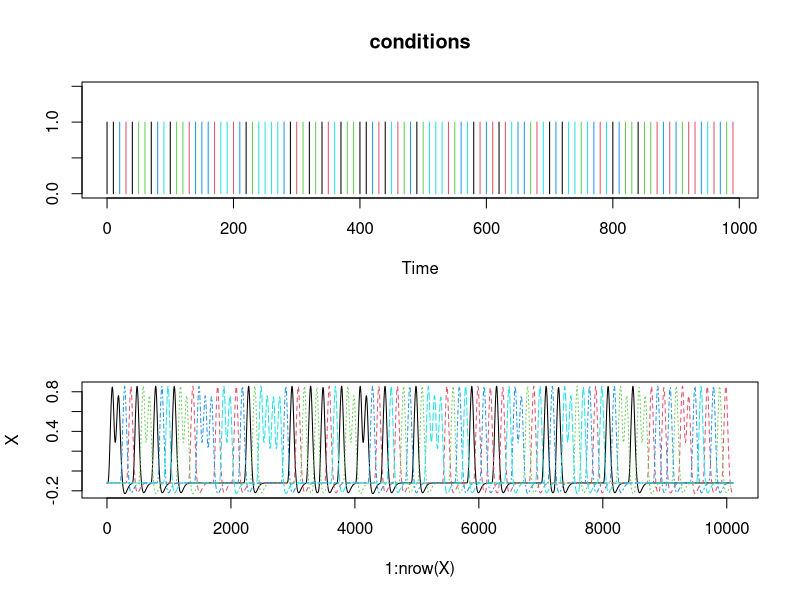
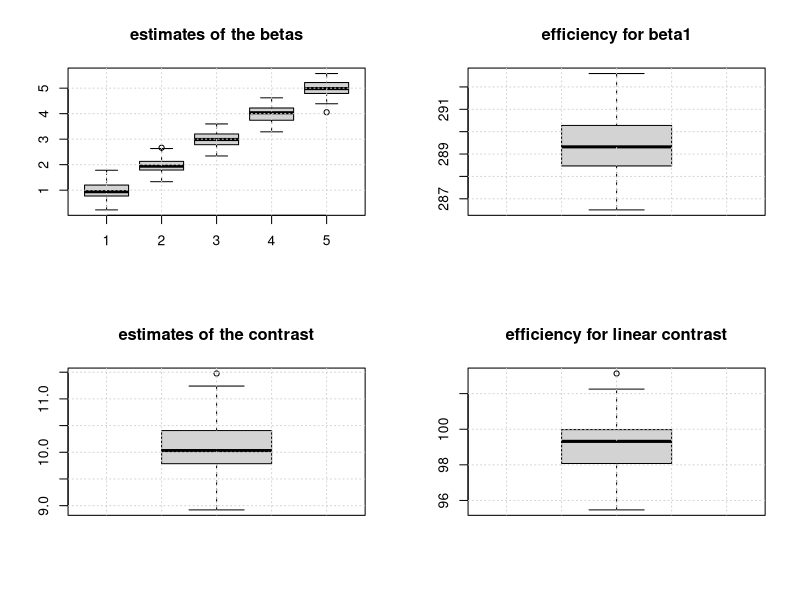
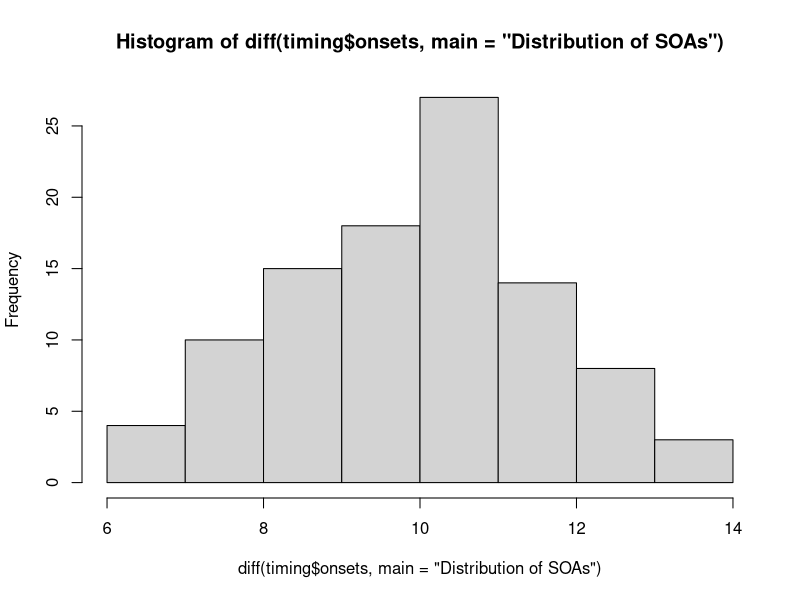
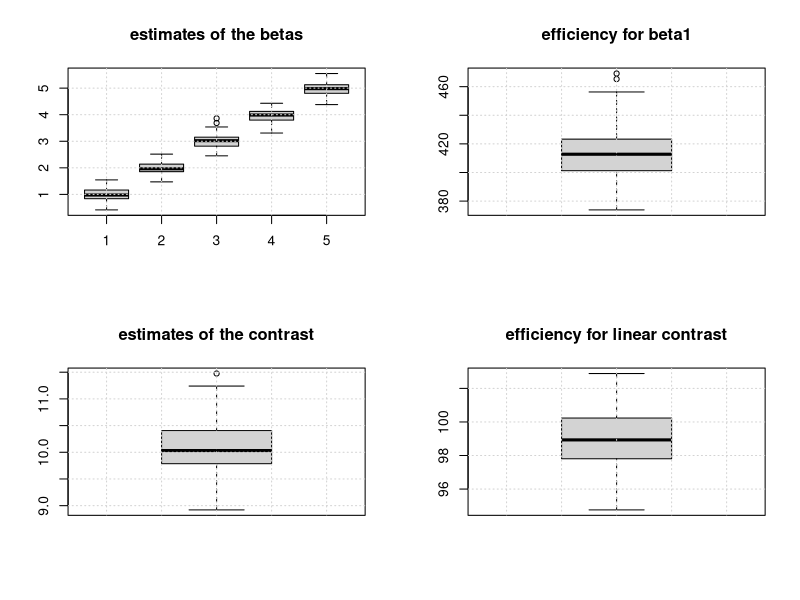
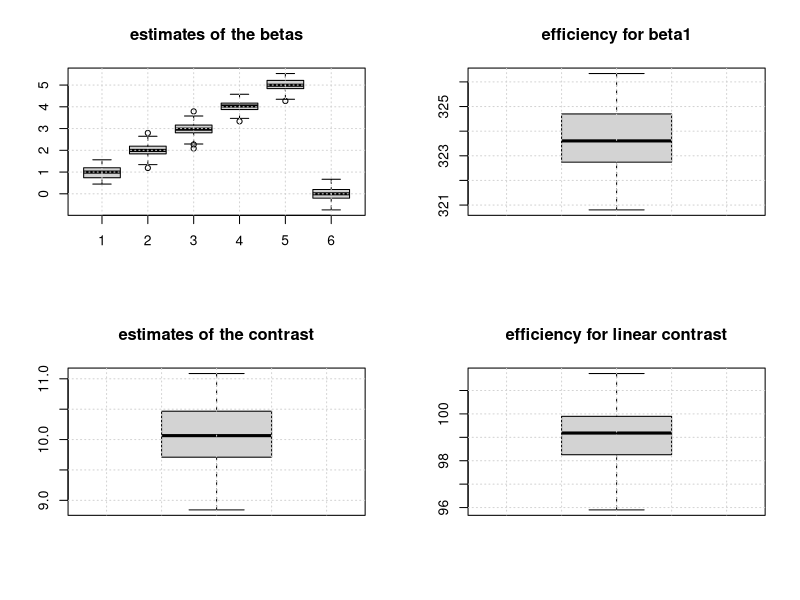
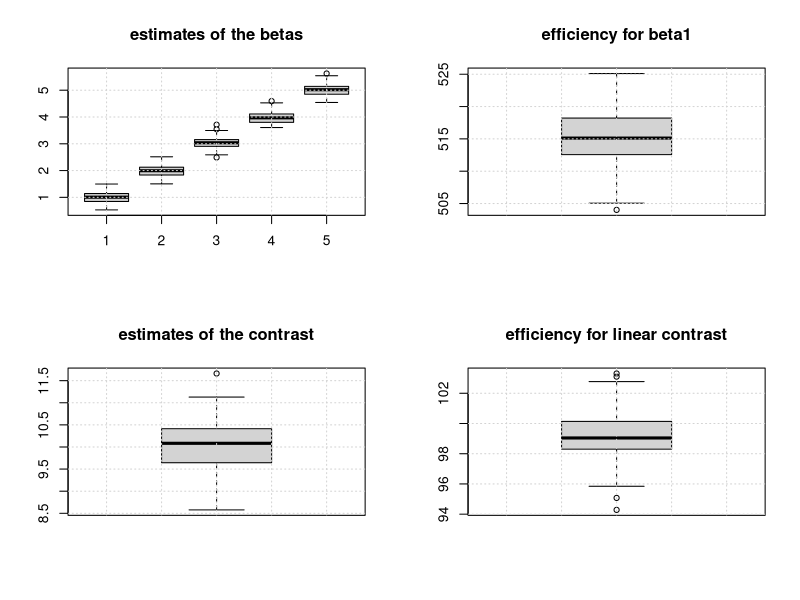

The R source for these figures, in order:
## ---- chunk 1
rm(list=ls())
require(MASS) # for 'ginv'

# misc. useful functions

ihrf <- scan('hrf.dat') # hrf sampled at 10Hz

dirac.comb <- function(onsets, durations, total.duration, sampling.rate=10)
  # given vectors 'onsets' and 'durations' in secs, generate an indicator variable
  # sampled at 10Hz
{
  stopifnot((length(onsets)==length(durations)) | (length(durations)==1))
  if (length(durations)==1) durations<-rep(durations, length(onsets))
  onsets <- ifelse(onsets<0, 0, onsets)
  size <- (total.duration)*sampling.rate
  u <- numeric(size)
  for (i in 1:length(onsets)) 
  {
    i1 <- round(sampling.rate*onsets[i])
    i2 <- round(sampling.rate*(onsets[i]+durations[i]))
    i1 <- min(i1, size)
    i2 <- min(i2, size)
    u[i1:i2] <- 1.0
  }
  u[1:size]
}

hrf <- function(onsets, durations, total.duration, TR=1)
  # convolution of a time series (defined by onsets & durations of 'boxcar' events) by impulse hrf
{
  stopifnot(TR==1) # undersampling not yet implemented
  if (!exists("ihrf")) 
    ihrf <- scan('hrf.dat') # hrf sampled at 10Hz
  x2 <- c(rep(0, length(ihrf)), dirac.comb(onsets, durations, total.duration))
  x3 <- stats::filter(x2, ihrf, sides=1)
  x4 <- x3[-(1:length(ihrf))]
  x4 # here we should do some undersampling if TR>1
}

generate_paradigm_fixed_SOA <- function(ncond, trialpercond,  stimduration, SOA, totalduration)
  # stimduration and SOA in seconds
  {
  ntrials <- ncond * trialpercond
  conditions <- sample(rep(1:ncond,trialpercond))
  onsets <- (1:ntrials-1)*SOA
  durations <- rep(stimduration, ntrials)
  timing <- data.frame(onsets, conditions, durations)
  timing
  }

generate_paradigm_fixed_SOA_adding_silences <- function(ncond, trialpercond,  stimduration, SOA, totalduration0)
  {
  # we simply add one more condition
    timing <- generate_paradigm_fixed_SOA(ncond+1, trialpercond, stimduration, SOA, totalduration0+ trialpercond*SOA)
  # and delete it  
    timing <- subset(timing, conditions != ncond+1)
    timing
    }

generate_paradigm_varying_SOA <- function(ncond, trialpercond,  stimduration, SOA, totalduration)
  {
  timing <- generate_paradigm_fixed_SOA(ncond, trialpercond, stimduration, SOA, totalduration)
  ntrials <- nrow(timing)
  # introducing some random jittering
  timing$onsets <- abs(timing$onsets+runif(ntrials, min=-jitter/2, max=jitter/2))
  timing
  }

generate_paradigm_varying_SOA_null_events  <- function(ncond, trialpercond,  stimduration, SOA, totalduration)
  {
# insert silences
    totalsilence <- trialpercond*SOA
    totalduration <- totalduration0+totalsilence
    ntrials <- ncond*trialpercond   
    silences <- runif(ntrials, 0.2,1.8) * (totalsilence / ntrials)
    silences <- silences * (totalsilence/sum(silences))
    timing$onsets <- timing$onsets+cumsum(silences)
    timing
  }

create_design_matrix <- function(timing, totalduration)
  {
  condnames <- sort(unique(timing$conditions))
  ncond <- length(condnames)
  regressor <- list()
  for (cond in 1:ncond)
    {
    select <- timing$conditions==condnames[cond]
    regressor[[cond]] <- scale(hrf(timing$onsets[select],
                                   timing$durations[select],
                                   totalduration), 
                               center=TRUE,
                               scale=FALSE)
    }
  names(regressor) <- condnames
  as.matrix(as.data.frame(regressor))
  }
## ---- chunk 2
efficiency <- function(contrast, designMat)
  # returns the efficiency of a contrast for a given design 
  # according to Henson (2007), formula 15.4 (from Dale, 1999)
  {
  sum(diag(ginv(t(contrast) %*% ginv(crossprod(designMat)) %*% contrast)))
  }
## ---- chunk 3
ncond <- 5
trialpercond <- 20
stimduration <- 6
SOA <- 10
(totalduration <- (ncond * trialpercond * SOA) + SOA)

timing <- generate_paradigm_fixed_SOA(ncond, trialpercond, stimduration, SOA, totalduration)

head(timing)
## ---- chunk 4
X <- create_design_matrix(timing, totalduration)
npoints <-nrow(X)

par(mfrow=c(2,1))
with(timing,
     plot(onsets,rep(1,nrow(timing)), col=conditions,
          type='h', ylim=c(0,1.5), ylab='', xlab='Time',main="conditions")
     )
matplot(1:nrow(X),X,type='l',col=1:ncond)
## ---- chunk 5
nsim <- 100 # number of simulations
betas <- 1:ncond # theoretical amplitudes (per condition)

con <- betas-mean(betas) # contrast of interest
con %*% betas # value of the contrast to be estimated

estimates <- matrix(nrow=nsim, ncol=ncond) 
conestimates <- numeric(nsim)
eff <- numeric(nsim)
beta1eff <- numeric(nsim)

for (sim in 1:nsim)
{
    timing <- generate_paradigm_fixed_SOA(ncond, trialpercond, stimduration, SOA, totalduration)
    X <- create_design_matrix(timing, totalduration)
    eff[sim] <- efficiency(con, X)
    beta1eff[sim] <- efficiency(c(1,rep(0,length(betas)-1)),X)    
    y0 <- X %*% betas 
    noise <- 5*scale(rnorm(npoints))
    y <- y0 + noise
    estimates[sim,] <- coef(lm(y ~ X))[-1]
    conestimates[sim] <- con %*% estimates[sim,]
}
## ---- chunk 6
par(mfrow=c(2,2))
# distributions of estimates of individual betas
boxplot(estimates, main='estimates of the betas')
grid()
boxplot(beta1eff, main='efficiency for beta1')
grid()

# distribution of estimate of the contrasts
boxplot(conestimates, main='estimates of the contrast')
grid()
boxplot(eff, main='efficiency for linear contrast')
grid()

## ---- chunk 7
mean(apply(estimates,2,sd))
## ---- chunk 8
timing <- generate_paradigm_fixed_SOA(ncond, trialpercond, stimduration, SOA, totalduration)
ntrials <- nrow(timing)
jitter <- 4
timing$onsets <- abs(timing$onsets+runif(ntrials,min=-jitter/2, max=jitter/2))
head(timing)
par(mfcol=c(1,1))
hist(diff(timing$onsets, main='Distribution of SOAs'))
## ---- chunk 9

## ---- chunk 10
nsim <- 100 # number of simulations
betas <- 1:ncond # theoretical amplitudes (per condition)
con <- betas - mean(betas)
con %*% betas # value of the contrast to be estimated

estimates <- matrix(nrow=nsim, ncol=ncond) 
eff <- numeric(nsim)
for (sim in 1:nsim)
{
    timing <- generate_paradigm_fixed_SOA(ncond, trialpercond, stimduration, SOA, totalduration)
    ntrials <- nrow(timing)
    # introducing some random jittering
    timing$onsets <- abs(timing$onsets+runif(ntrials, min=-jitter/2, max=jitter/2))
    X <- create_design_matrix(timing, totalduration)
    eff[sim] <- efficiency(con, X)
    beta1eff[sim] <- efficiency(c(1,rep(0,length(betas)-1)),X)  
    y0 <- X %*% betas 
    noise <- 5*scale(rnorm(npoints))
    y <- y0 + noise
    estimates[sim,] <- coef(lm(y ~ X))[-1]
}
## ---- chunk 11
par(mfrow=c(2,2))
# distributions of estimates of individual betas
boxplot(estimates, main='estimates of the betas')
grid()
boxplot(beta1eff, main='efficiency for beta1')
grid()

# distribution of estimate of the contrasts
boxplot(conestimates, main='estimates of the contrast')
grid()
boxplot(eff, main='efficiency for linear contrast')
grid()

## ---- chunk 12
mean(apply(estimates,2,sd))
## ---- chunk 13
ncond <- 6
trialpercond <- 20
stimduration <- 6
SOA <- 10
totalduration <- (ncond * trialpercond * SOA) + SOA


nsim <- 100 # number of simulations
betas <- c(1:5,0)  # theoretical amplitudes (per condition)

con <- c((1:5)-mean(1:5),0)  # contrast of interest
con %*% betas # value of the contrast to be estimated

estimates <- matrix(nrow=nsim, ncol=ncond) 
conestimates <- numeric(nsim)
eff <- numeric(nsim)
beta1eff <- numeric(nsim)

for (sim in 1:nsim)
{
    timing <- generate_paradigm_fixed_SOA(ncond, trialpercond, stimduration, SOA, totalduration)
    X <- create_design_matrix(timing, totalduration)
    eff[sim] <- efficiency(con, X)
    beta1eff[sim] <- efficiency(c(1,rep(0,length(betas)-1)),X)    
    y0 <- X %*% betas 
    noise <- 5*scale(rnorm(length(y0)))
    y <- y0 + noise
    estimates[sim,] <- coef(lm(y ~ X))[-1]
    conestimates[sim] <- con %*% estimates[sim,]
}
## ---- chunk 14
par(mfrow=c(2,2))
# distributions of estimates of individual betas
boxplot(estimates, main='estimates of the betas')
grid()
boxplot(beta1eff, main='efficiency for beta1')
grid()

# distribution of estimate of the contrasts
boxplot(conestimates, main='estimates of the contrast')
grid()
boxplot(eff, main='efficiency for linear contrast')
grid()

## ---- chunk 15
mean(apply(estimates,2,sd))
## ---- chunk 16
ncond <- 5
trialpercond <- 20
stimduration <- 6
SOA <- 10
totalduration0 <- (ncond * trialpercond * SOA) + SOA

betas <- 1:ncond
con <- betas-mean(betas) # contrast of interest
con %*% betas # value of the contrast to be estimated

nsim <- 100
estimates <- matrix(nrow=nsim, ncol=ncond) 
conestimates <- numeric(nsim)
eff <- numeric(nsim)
beta1eff <- numeric(nsim)

for (sim in 1:nsim)
{
    timing <- generate_paradigm_fixed_SOA(ncond, trialpercond, stimduration, SOA, totalduration0)
# insert silences
    totalsilence <- trialpercond*SOA
    totalduration <- totalduration0+totalsilence
    ntrials <- ncond*trialpercond   
    silences <- runif(ntrials, 0.2,1.8) * (totalsilence / ntrials)
    silences <- silences * (totalsilence/sum(silences))
    timing$onsets <- timing$onsets+cumsum(silences)
      
    X <- create_design_matrix(timing, totalduration)
    eff[sim] <- efficiency(con, X)
    beta1eff[sim] <- efficiency(c(1,rep(0,length(betas)-1)),X)    
    y0 <- X %*% betas 
    noise <- 5*scale(rnorm(length(y0)))
    y <- y0 + noise
    estimates[sim,] <- coef(lm(y ~ X))[-1]
    conestimates[sim] <- con %*% estimates[sim,]
}
## ---- chunk 17
par(mfrow=c(2,2))
# distributions of estimates of individual betas
boxplot(estimates, main='estimates of the betas')
grid()
boxplot(beta1eff, main='efficiency for beta1')
grid()
mean(apply(estimates,2,sd))

# distribution of estimate of the contrasts
boxplot(conestimates, main='estimates of the contrast')
grid()
boxplot(eff, main='efficiency for linear contrast')
grid()

